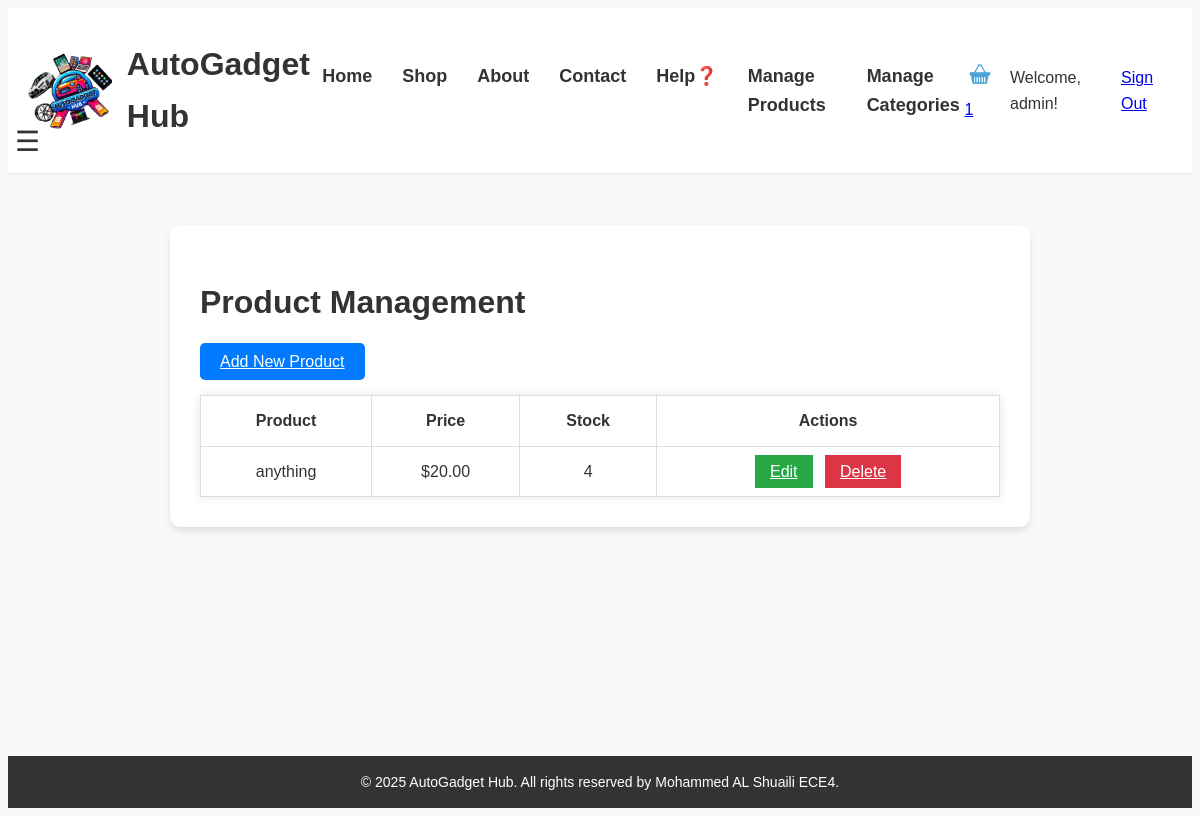
Before: /staff/products/ (signed in) with the older database file.
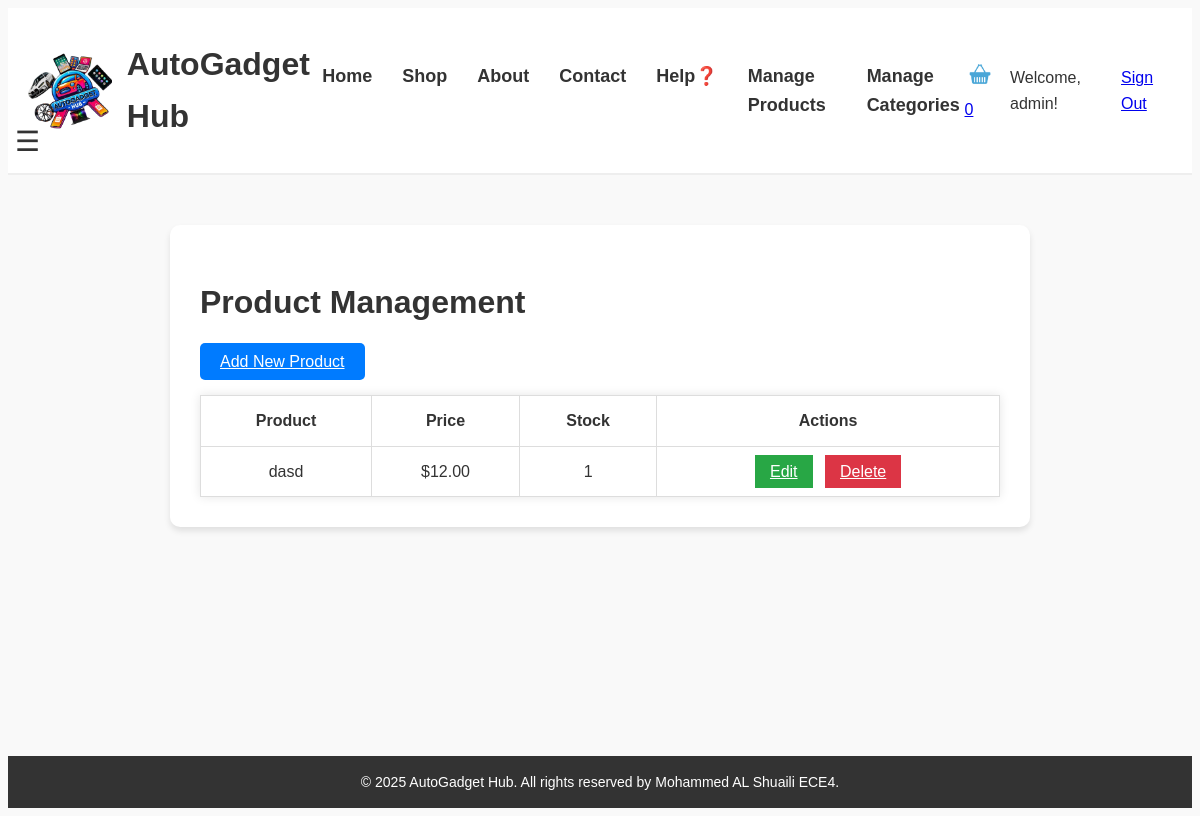
After: the same page with the newer database file.
### myapp/models.py (models this page shows, shortened)
class Product(models.Model):
    category = models.ForeignKey(ProductCategory, on_delete=models.SET_NULL, null=True, blank=True)
    name = models.CharField(max_length=200)
    description = models.TextField()
    product_code = models.CharField(max_length=50, unique=True)
    image = models.ImageField(upload_to='product_images/')
    price = models.DecimalField(max_digits=10, decimal_places=2)
    stock = models.PositiveIntegerField(default=0)
    created_at = models.DateTimeField(auto_now_add=True)

### myapp/views.py (the view)
# urls.py: path('staff/products/', views.manage_products, name='manage_products'),
@staff_member_required
def manage_products(request):
    products = Product.objects.all()
    return render(request, 'myapp/staff/products.html', {'products': products})

### myapp/templates/myapp/staff/products.html (shortened to what this page needs)
{% extends "myapp/base.html" %}
{% block content %}
<div class="staff-container">
    <h1>Product Management</h1>
    <div class="actions">
        <a href="{% url 'add_product' %}" class="btn-primary">Add New Product</a>
    </div>
    <table class="product-list">
        <thead>
            <tr>
                <th>Product</th>
                <th>Price</th>
                <th>Stock</th>
                <th>Actions</th>
            </tr>
        </thead>
        <tbody>
            {% for product in products %}
            <tr>
                <td>{{ product.name }}</td>
                <td>${{ product.price }}</td>
                <td>{{ product.stock }}</td>
                <td>
                    <a href="{% url 'edit_product' product.id %}" class="btn-edit">Edit</a>
                    <a href="{% url 'delete_product' product.id %}" class="btn-delete"
                       onclick="return confirm('Delete this product?')">Delete</a>
                </td>
            </tr>
            {% empty %}
            <tr>
                <td colspan="4">No products found</td>
            </tr>
            {% endfor %}
        </tbody>
    </table>
</div>
{% endblock %}

### myapp/templates/myapp/base.html (shortened to what this page needs)
<!DOCTYPE html>
<html lang="en">
<head>
    {% load static %}
    <link rel="stylesheet" href="{% static 'myapp/css/header_mainBody.css' %}">
    <link rel="stylesheet" href="{% static 'myapp/css/staff.css' %}">
</head>
<body>
    <header>
        <div>
            <img src="{% static 'myapp/images/my_logo.png' %}" alt="AutoGadget Hub Logo">
            <h1>AutoGadget Hub</h1>
        </div>
        <nav>
            <a href="{% url 'home' %}">Home</a>
            <a href="{% url 'shop' %}">Shop</a>
            <a href="{% url 'about' %}">About</a>
            <a href="{% url 'contact' %}">Contact</a>
            <a href="{% url 'help' %}">Help❓</a>
            {% if user.is_staff %}
            <a href="{% url 'manage_products' %}">Manage Products</a>
            <a href="{% url 'manage_categories' %}">Manage Categories</a>
            {% endif %}
        </nav>
        <div class="auth-section">
            <a href="{% url 'cart' %}" class="cart-link">
                <img src="{% static 'myapp/images/shopping_cart.png' %}" alt="Cart">
                <span class="cart-count">
                    {% if user.is_authenticated %}{{ user.cartitem_set.count }}{% else %}0{% endif %}
                </span>
            </a>
            {% if user.is_authenticated %}
            <span>Welcome, {{ user.username }}!</span>
            <a href="{% url 'signout' %}">Sign Out</a>
            {% else %}
            <a href="{% url 'signin' %}">Sign In</a>
            <a href="{% url 'signup' %}">Sign Up</a>
            {% endif %}
        </div>
    </header>
    <main>
        <div class="menu-trigger">
            <div class="hamburger">☰</div>
        </div>
        {% block content %}{% endblock %}
    </main>
    <footer>
        <p>&copy; 2025 AutoGadget Hub. All rights reserved by Mohammed AL Shuaili ECE4.</p>
    </footer>
</body>
</html>

Changed rows visible on the page:
removed Product: name "anything", price "20.00", stock "4"
added Product: name "dasd", price "12.00", stock "1"
Other visible differences:
{{ user.cartitem_set.count }}: "1" → "0"
